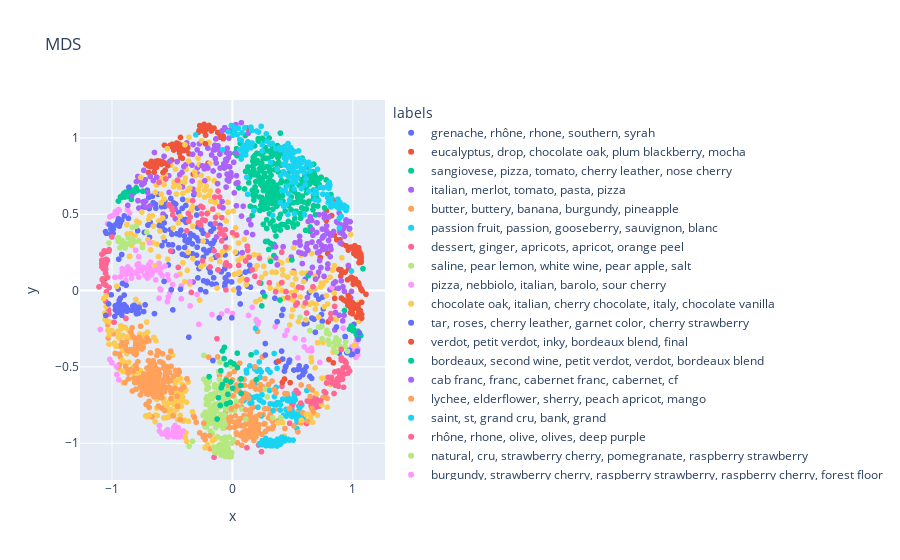

The cell this chart's notebook holds for it:
### Code cell
scatterplot_by_plotly(X, X_mds, "MDS")
